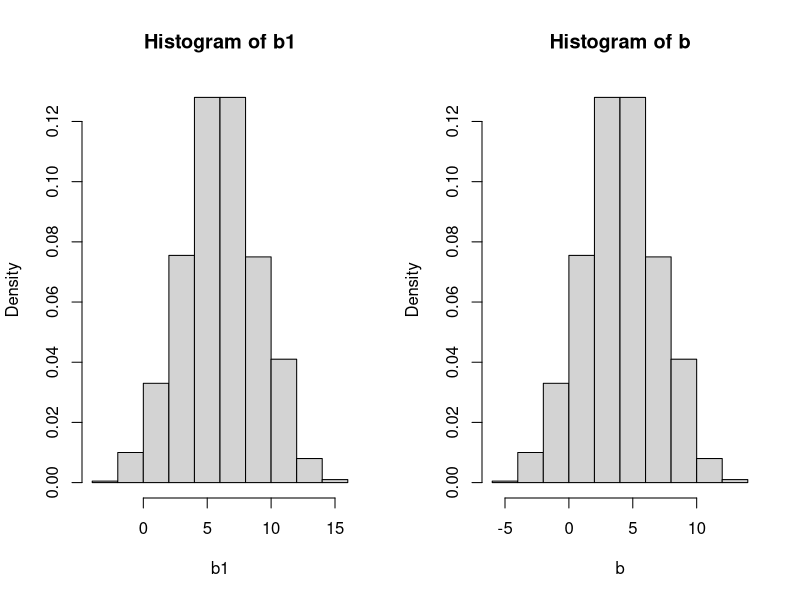
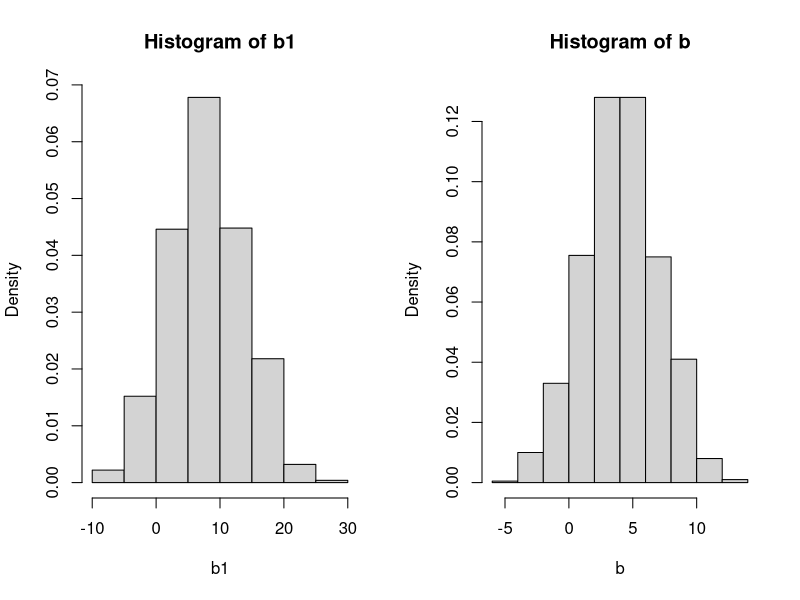
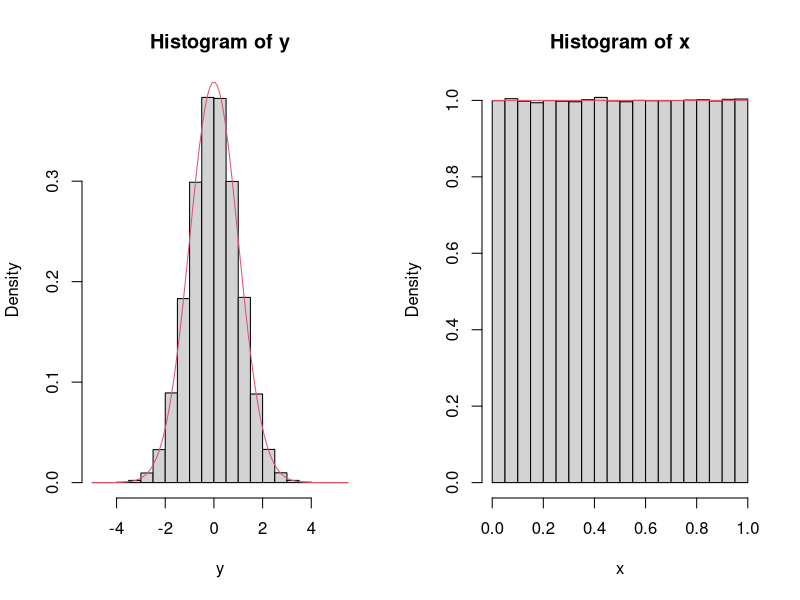

Write R code to recreate these figures, in order.
## ---- chunk 1
knitr::opts_chunk$set(echo = TRUE)
## ---- chunk 2
#Create a sample with pdf N(4,3)
b <- rnorm(n=1000,4,3)
#Evaluate the mean and variance 
mean=mean(b)
var=var(b)
#Adds c=2 to each element of the sample 
c=2
b1=b+c
#Compare the mean and variance (since the standard deviation is the square of the variance) 
mean1=mean(b1)
var1=var(b1)
mean+c==mean1
var==var
par(mfrow=c(1,2))
hist(b1,freq = F)
hist(b,freq = F)

#multiply the valuse by c=2
b1=c*b
#Compare the mean and variance  
mean1=mean(b1)
var1=var(b1)
mean1==mean*c
var1==c**2*var
par(mfrow=c(1,2))
hist(b1,freq = F)
hist(b,freq = F)
## ---- chunk 3
y = rgamma(n=2, shape=2)
x = log(y)

median(x)
log(median(y))
## ---- chunk 4
#Evaluating the proportion of not admitted students using the comulative distribution function 
A_not_admitted=pnorm(400,mean=500,sd=100)
B_not_admitted=pnorm(400,mean=450,sd=100)
#This are the value of the proportion in % of the not admetted students 
A_not_admitted
B_not_admitted
#-------------------------------------------
#Since the total namber of student in each group it's the same we can evaluate the 
#propotion of not admitted student of group B among all the non admetted student like this: 
B_not_admitted/(A_not_admitted+B_not_admitted)
#-----------------------------------------------------
#Here we show that decreasing the threshold of the exam 
#the proportion of non admetted student coming from group B increase 
A_not_admitted=pnorm(300,mean=500,sd=100)
B_not_admitted=pnorm(300,mean=450,sd=100)
B_not_admitted/(A_not_admitted+B_not_admitted)

## ---- chunk 5
#Generating a sample of one million of variable with standard normal distribution 
y=rnorm(1000000,mean=0,sd=1)
#Generating the sample of one million of random variable x that correspond to the cdf evaluated on y 
x=pnorm(y,mean=0,sd=1)
#Comparign the histogram of the two samples
par(mfrow=c(1,2))
hist(y,freq = F)
curve(dnorm(x, mean=0, sd=1), add=TRUE, lty=1, col=2) 
hist(x,freq = F)
curve(dunif(x), add=TRUE, lty=1, col=2) 
## ---- chunk 6
n <- 100000; z <- rnorm(n)
zneg <- 0; j <- 1

system.time( #time the original code
  for (i in 1:n) {
    if (z[i]<0) {
      zneg[j] <- z[i]
      j <- j + 1
    }
  }
)
## ---- chunk 7
system.time(
  opt_zneg <- z[z<0] #rewritten code
)
## ---- chunk 8
all(zneg == opt_zneg)
